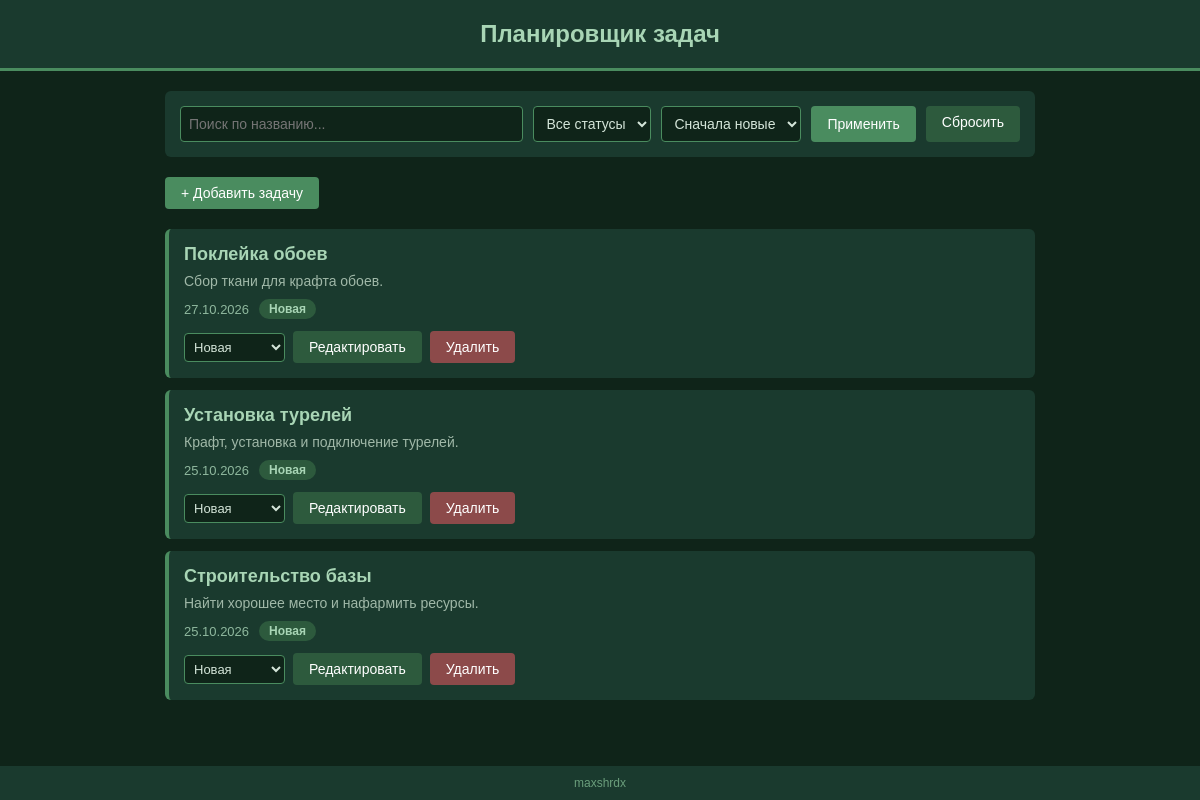
Before: / with the older database file.
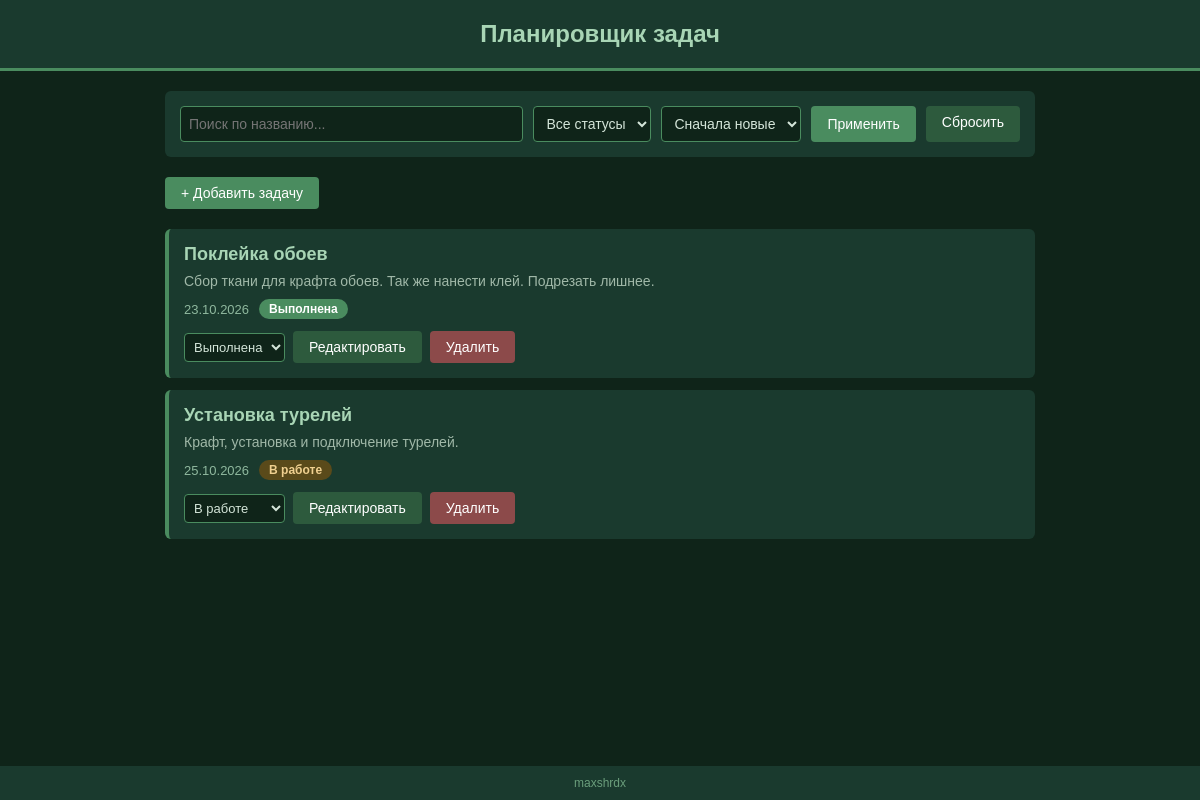
After: the same page with the newer database file.
### tasks/models.py (models this page shows, shortened)
class Task(models.Model):
    STATUS_CHOICES = [
        ('new', 'Новая'),
        ('in_progress', 'В работе'),
        ('done', 'Выполнена'),
    ]
    title = models.CharField(max_length=200, verbose_name='Название')
    description = models.TextField(blank=True, verbose_name='Описание')
    deadline = models.DateField(verbose_name='Срок выполнения')
    status = models.CharField(
        max_length=20,
        choices=STATUS_CHOICES,
        default='new',
        verbose_name='Статус',
    )
    created_at = models.DateTimeField(auto_now_add=True)

### tasks/views.py (the view)
# urls.py: path('', views.task_list, name='task_list'),
def task_list(request):
    tasks = Task.objects.all().order_by('-created_at')
    return render(request, 'tasks/index.html', {'tasks': tasks})

### templates/tasks/index.html (shortened to what this page needs)
{% extends 'base.html' %}
{% block content %}
<div class="toolbar">
    <form method="get" action="">
        <input type="text" name="search" placeholder="Поиск по названию...">
        <select name="status">
            <option value="">Все статусы</option>
        </select>
        <select name="sort">
            <option value="">Сначала новые</option>
        </select>
        <button type="submit" class="btn">Применить</button>
        <a href="{% url 'task_list' %}" class="btn btn-secondary">Сбросить</a>
    </form>
</div>
<a href="{% url 'task_create' %}" class="btn add-btn">+ Добавить задачу</a>
{% if tasks %}
    <div class="task-list">
        {% for task in tasks %}
            <div class="task-card">
                <h3>{{ task.title }}</h3>
                {% if task.description %}
                    <p class="task-desc">{{ task.description }}</p>
                {% endif %}
                <div class="task-meta">
                    <span class="date">{{ task.deadline|date:"d.m.Y" }}</span>
                    <span class="badge badge-{{ task.status }}">{{ task.get_status_display }}</span>
                </div>
                <div class="task-actions">
                    <form method="post" action="{% url 'task_status' task.pk %}">
                        <select name="status" onchange="this.form.submit()">
                            <option value="new" {% if task.status == 'new' %}selected{% endif %}>Новая</option>
                            <option value="in_progress" {% if task.status == 'in_progress' %}selected{% endif %}>В работе</option>
                            <option value="done" {% if task.status == 'done' %}selected{% endif %}>Выполнена</option>
                        </select>
                    </form>
                    <a href="{% url 'task_edit' task.pk %}" class="btn btn-secondary">Редактировать</a>
                    <a href="{% url 'task_delete' task.pk %}" class="btn btn-danger">Удалить</a>
                </div>
            </div>
        {% endfor %}
    </div>
{% else %}
    <div class="empty-message">
        <p>Задач пока нет. Добавьте первую задачу!</p>
    </div>
{% endif %}
{% endblock %}

### templates/base.html (shortened to what this page needs)
{% load static %}
<!DOCTYPE html>
<html lang="ru">
<head>
    <link rel="stylesheet" href="{% static 'css/style.css' %}">
</head>
<body>
    <header>
        <h1>Планировщик задач</h1>
    </header>
    <main>
        {% block content %}{% endblock %}
    </main>
    <footer>
        <p>maxshrdx</p>
    </footer>
</body>
</html>

### static/css/style.css (style rules this page uses)
* { margin: 0; padding: 0; box-sizing: border-box; }
body { font-family: Arial, sans-serif; background-color: #0f2419; color: #d4e5d9; min-height: 100vh; display: flex; flex-direction: column; }
header { background-color: #1a3a2e; padding: 20px; border-bottom: 3px solid #4a8c5f; }
header h1 { color: #a8d5b5; font-size: 24px; text-align: center; }
main { flex: 1; max-width: 900px; width: 100%; margin: 20px auto; padding: 0 15px; }
footer { background-color: #1a3a2e; padding: 10px; text-align: center; font-size: 12px; color: #6b9e7c; }
.toolbar { background-color: #1a3a2e; padding: 15px; border-radius: 6px; margin-bottom: 20px; }
.toolbar form { display: flex; flex-wrap: wrap; gap: 10px; }
.toolbar input, .toolbar select { padding: 8px; border: 1px solid #4a8c5f; border-radius: 4px; background-color: #0f2419; color: #d4e5d9; font-size: 14px; }
.toolbar input[type="text"] { flex: 1; min-width: 150px; }
.btn { padding: 8px 16px; background-color: #4a8c5f; color: #fff; border: none; border-radius: 4px; cursor: pointer; font-size: 14px; text-decoration: none; display: inline-block; }
.btn-secondary { background-color: #2d5a3d; }
.btn-danger { background-color: #8c4a4a; }
.add-btn { margin-bottom: 20px; }
.task-list { display: flex; flex-direction: column; gap: 12px; }
.task-card { background-color: #1a3a2e; border-left: 4px solid #4a8c5f; padding: 15px; border-radius: 6px; }
.task-card h3 { color: #a8d5b5; margin-bottom: 8px; font-size: 18px; }
.task-card .task-desc { color: #a0b8a8; margin-bottom: 10px; font-size: 14px; }
.task-meta { display: flex; flex-wrap: wrap; gap: 10px; align-items: center; font-size: 13px; }
.task-meta .date { color: #8fb89e; }
.badge { padding: 3px 10px; border-radius: 12px; font-size: 12px; font-weight: bold; }
.badge-in_progress { background-color: #5a4a1a; color: #f0d090; }
.badge-done { background-color: #4a8c5f; color: #fff; }
.task-actions { display: flex; flex-wrap: wrap; gap: 8px; margin-top: 12px; align-items: center; }
.task-actions form { display: inline; }
.task-actions select { padding: 5px; background-color: #0f2419; color: #d4e5d9; border: 1px solid #4a8c5f; border-radius: 4px; font-size: 13px; }

Changed rows visible on the page:
removed Task: title "Строительство базы", description "Найти хорошее место и нафармить ресурсы.", deadline "25.10.2026", status "Новая"
changed Task "Поклейка обоев": description "Сбор ткани для крафта обоев." → "Сбор ткани для крафта обоев. Так же нанести клей. Подрезать лишнее."; deadline "27.10.2026" → "23.10.2026"; status "Новая" → "Выполнена"
changed Task "Установка турелей": status "Новая" → "В работе"
